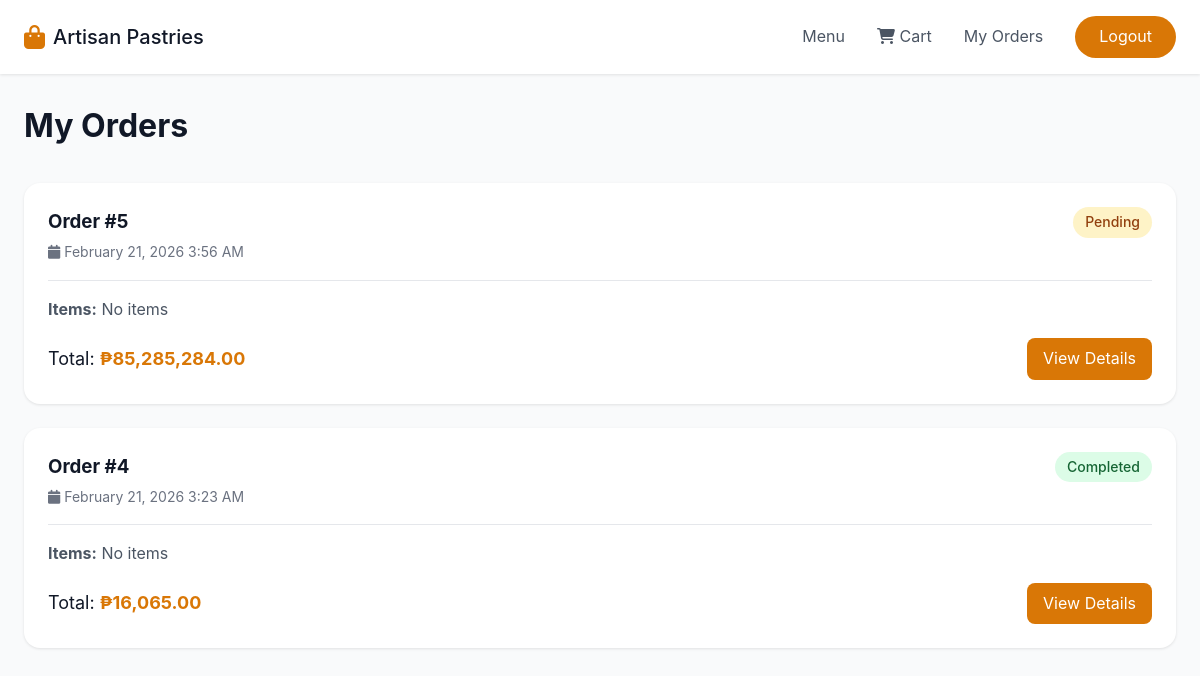
Page /user/orders.php (signed in) on the committed database.
### tables this page shows
CREATE TABLE `orders` (
  `id` int(11) NOT NULL,
  `user_id` int(11) NOT NULL,
  `total_price` decimal(10,2) NOT NULL,
  `product_name` varchar(255) NOT NULL,
  `price` decimal(10,2) NOT NULL,
  `quantity` int(11) NOT NULL DEFAULT 1,
  `status` varchar(50) NOT NULL DEFAULT 'Pending',
  `created_at` timestamp NOT NULL DEFAULT current_timestamp(),
  `order_date` timestamp NOT NULL DEFAULT current_timestamp()
);

### user/orders.php (the view, shortened to what this page needs)
<?php
require_once 'config.php';
$user_id = $_SESSION['user_id'];
$orders_query = "SELECT o.*,
                 GROUP_CONCAT(CONCAT(oi.quantity, 'x ', p.name) SEPARATOR ', ') as items
                 FROM orders o
                 LEFT JOIN order_items oi ON o.id = oi.order_id
                 LEFT JOIN products p ON oi.product_id = p.id
                 WHERE o.user_id = ?
                 GROUP BY o.id
                 ORDER BY o.created_at DESC";
$stmt = $conn->prepare($orders_query);
$stmt->bind_param("i", $user_id);
$stmt->execute();
$orders_result = $stmt->get_result();
?>
<!DOCTYPE html>
<html lang="en">
<head>
    <link rel="stylesheet" href="styles.css">
    <link rel="stylesheet" href="https://cdnjs.cloudflare.com/ajax/libs/font-awesome/6.4.0/css/all.min.css">
</head>
<body>
    <header class="header">
        <nav class="nav-container">
            <a href="index.php" class="logo">
                <i class="fas fa-shopping-bag"></i>
                <span>Artisan Pastries</span>
            </a>
            <div class="nav-menu" id="navMenu">
                <a href="index.php#menu" class="nav-link">Menu</a>
                <a href="cart.php" class="nav-link">
                    <i class="fas fa-shopping-cart"></i> Cart
                </a>
                <a href="orders.php" class="nav-link active">My Orders</a>
                <a href="logout.php" class="btn-primary">Logout</a>
            </div>
        </nav>
    </header>
    <div class="page-content">
        <div class="container">
            <h1 class="page-title">My Orders</h1>
            <?php if ($orders_result && $orders_result->num_rows > 0): ?>
                <div class="orders-list">
                    <?php while($order = $orders_result->fetch_assoc()): ?>
                        <div class="order-card">
                            <div class="order-header">
                                <div>
                                    <h3>Order #<?php echo $order['id']; ?></h3>
                                    <p class="order-date">
                                        <i class="fas fa-calendar"></i>
                                        <?php echo date('F j, Y g:i A', strtotime($order['created_at'])); ?>
                                    </p>
                                </div>
                                <div class="order-status">
                                    <span class="status-badge status-<?php echo strtolower($order['status']); ?>">
                                        <?php echo ucfirst($order['status']); ?>
                                    </span>
                                </div>
                            </div>
                            <div class="order-items-list">
                                <p><strong>Items:</strong> <?php echo htmlspecialchars($order['items'] ?? 'No items'); ?></p>
                            </div>
                            <div class="order-footer">
                                <div class="order-total">
                                    <span>Total:</span>
                                    <strong>₱<?php echo number_format($order['total_price'], 2); ?></strong>
                                </div>
                                <a href="order_details.php?id=<?php echo $order['id']; ?>" class="btn-view-order">
                                    View Details
                                </a>
                            </div>
                        </div>
                    <?php endwhile; ?>
                </div>
            <?php endif; ?>
        </div>
    </div>
</body>
</html>

### user/styles.css (style rules this page uses)
* { margin: 0; padding: 0; box-sizing: border-box; }
body { font-family: -apple-system, BlinkMacSystemFont, 'Segoe UI', Roboto, 'Helvetica Neue', Arial, sans-serif; line-height: 1.6; color: #111827; background: #ffffff; }
.container { max-width: 1200px; margin: 0 auto; padding: 0 1.5rem; }
.header { position: fixed; top: 0; left: 0; right: 0; background: rgba(255, 255, 255, 0.95); backdrop-filter: blur(10px); box-shadow: 0 1px 3px rgba(0, 0, 0, 0.1); z-index: 1000; }
.nav-container { max-width: 1200px; margin: 0 auto; padding: 1rem 1.5rem; display: flex; align-items: center; justify-content: space-between; }
.logo { display: flex; align-items: center; gap: 0.5rem; text-decoration: none; color: #111827; font-size: 1.25rem; font-weight: 500; }
.logo i { color: #d97706; font-size: 1.5rem; }
.nav-menu { display: flex; align-items: center; gap: 2rem; }
.nav-link { color: #4b5563; text-decoration: none; transition: color 0.3s; }
.btn-primary { padding: 0.5rem 1.5rem; background: #d97706; color: white; text-decoration: none; border-radius: 50px; transition: background 0.3s; border: none; cursor: pointer; font-size: 1rem; }
html { scroll-behavior: smooth; }
.nav-link { position: relative; }
.page-content { padding-top: 100px; min-height: 100vh; background: #f9fafb; }
.page-title { font-size: 2rem; margin-bottom: 2rem; color: #111827; }
.orders-list { display: grid; gap: 1.5rem; }
.order-card { background: white; border-radius: 1rem; padding: 1.5rem; box-shadow: 0 1px 3px rgba(0, 0, 0, 0.1); }
.order-header { display: flex; justify-content: space-between; align-items: flex-start; margin-bottom: 1rem; padding-bottom: 1rem; border-bottom: 1px solid #e5e7eb; }
.order-header h3 { color: #111827; margin-bottom: 0.25rem; }
.order-date { color: #6b7280; font-size: 0.875rem; }
.order-status { text-align: right; }
.status-badge { display: inline-block; padding: 0.25rem 0.75rem; border-radius: 50px; font-size: 0.875rem; font-weight: 500; }
.status-pending { background: #fef3c7; color: #92400e; }
.status-completed { background: #dcfce7; color: #166534; }
.order-items-list { margin-bottom: 1rem; color: #4b5563; }
.order-footer { display: flex; justify-content: space-between; align-items: center; }
.order-total { font-size: 1.125rem; }
.order-total strong { color: #d97706; }
.btn-view-order { padding: 0.5rem 1rem; background: #d97706; color: white; text-decoration: none; border-radius: 0.5rem; transition: background 0.3s; }

### rows in the picture
orders: id "5", created_at "February 21, 2026 3:56 AM", status "Pending", items "No items", total_price "85,285,284.00"
orders: id "4", created_at "February 21, 2026 3:23 AM", status "Completed", items "No items", total_price "16,065.00"
